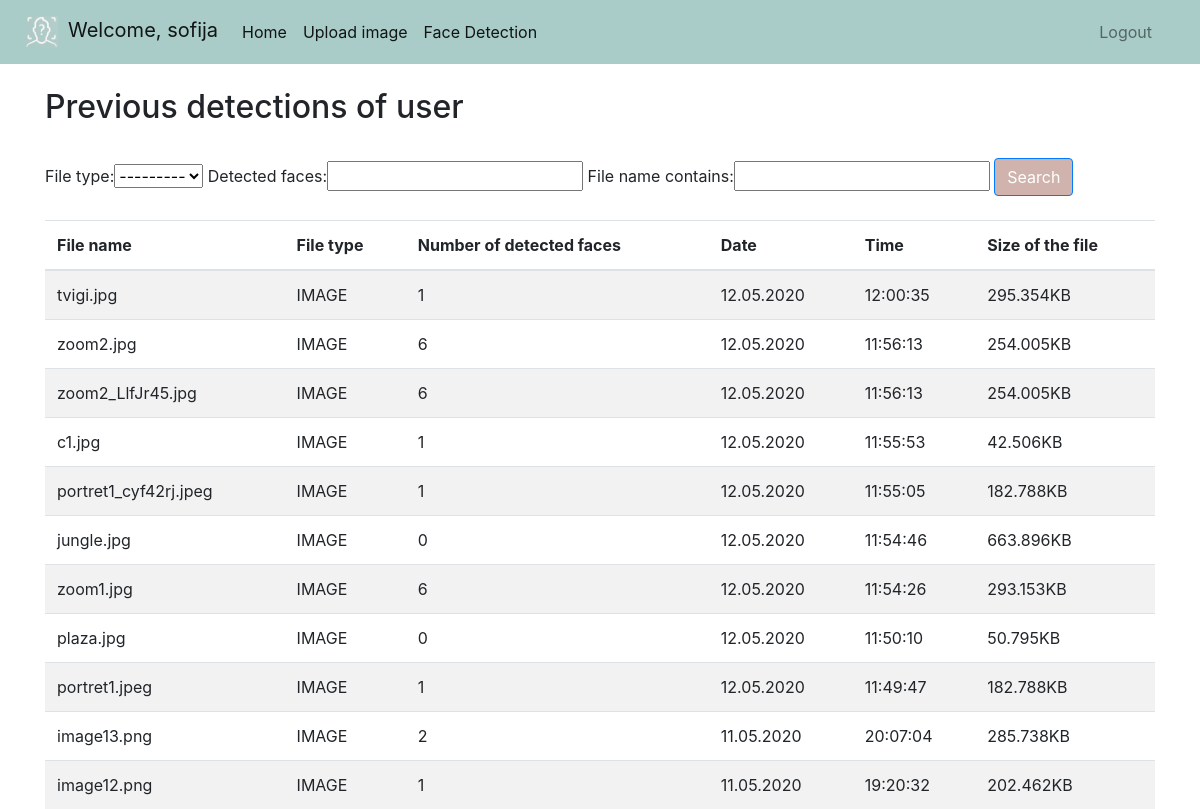
Before: /homepage/ (signed in) with the older database file.
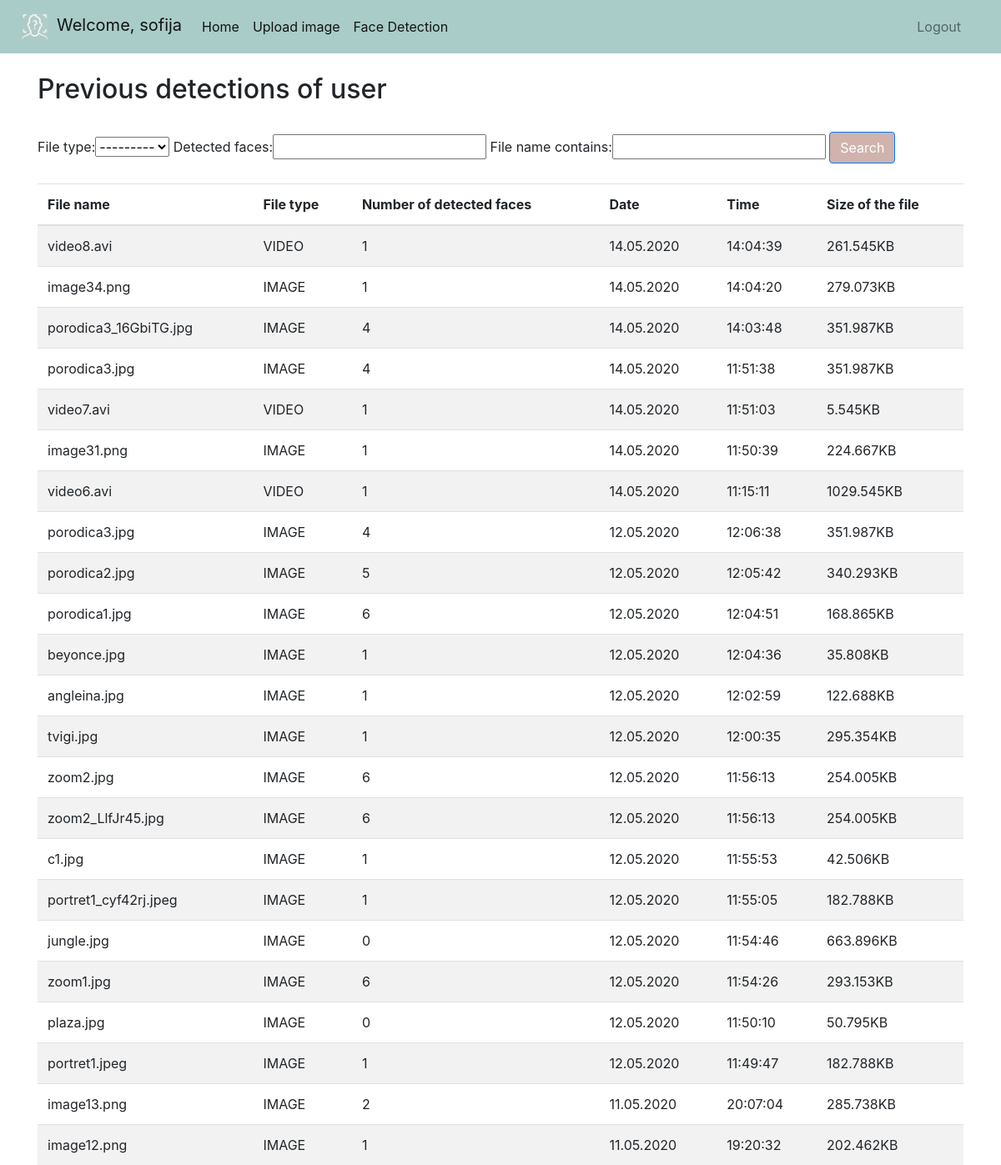
After: the same page with the newer database file.
### face_detection/models.py (models this page shows)
class DetectionModel(models.Model):
    file_name = models.CharField(max_length=255, blank=True)  # naziv fajla
    file_type = models.CharField(choices=FILE_TYPES, max_length=5)  # tip fajla koji moze biti IMAGE ili VIDEO
    detected_faces = models.PositiveSmallIntegerField()  # broj detektovanih lica
    date = models.CharField(max_length=255)  # polje za datum detekcije
    time = models.CharField(max_length=255)  # polje za vreme detekcije
    size = models.CharField(max_length=255)  # polje za velicinu fajla
    user = models.ForeignKey(django.contrib.auth.get_user_model(), null=True,
                             on_delete=models.CASCADE)  # foregin key koji povezuje detekciju sa korisnikom koji je napravio sliku/video

### face_detection/views.py (the view)
# urls.py: path('homepage/', homepage, name="homepage"),
@login_required(login_url='login')
def homepage(request): #funkacija koja vraća početnu stranu
    detections = DetectionModel.objects.filter(user=request.user).order_by('-date', '-time') #kupljenje podataka koji će se prikazivati na strani
    my_filter = DetectionFilter(request.GET, queryset=detections) #prikupljanje podataka koji odgovaraju filteru
    detections = my_filter.qs #postavljanje filtriranih podataka
    context = {'my_filter': my_filter, 'detections': detections}
    return render(request, 'face_detection/homepage.html', context) #renderovanje početne strane

### face_detection/templates/face_detection/homepage.html (shortened to what this page needs)
{% include "face_detection/base.html" %}
<!DOCTYPE html>
<html lang="en">
<head>
  <link rel="stylesheet" href="https://maxcdn.bootstrapcdn.com/bootstrap/4.4.1/css/bootstrap.min.css">
</head>
<body>
<div class="container">
  <br>
  <h2>Previous detections of user</h2>
   <br>
   <form method="GET">
      {{my_filter.form}}
      <button type="submit" class="btn btn-primary" style="background: #D0B3AD ;color:#ffffff">Search</button>
    </form>
    <br>
  <table class="table table-striped">
    <thead>
      <tr>
        <th>File name</th>
        <th>File type</th>
        <th>Number of detected faces</th>
        <th>Date</th>
        <th>Time</th>
        <th>Size of the file</th>
      </tr>
    </thead>
    <tbody>
      {% for det in detections %}
      <tr>
        <td>{{ det.file_name }}</td>
        <td>{{ det.file_type }}</td>
        <td>{{ det.detected_faces }}</td>
        <td>{{ det.date}}</td>
        <td>{{ det.time }}</td>
        <td>{{ det.size }}</td>
      </tr>
      {% endfor %}
    </tbody>
  </table>
</div>
</body>
</html>

### face_detection/templates/face_detection/base.html (shortened to what this page needs)
{% load static %}
<!doctype html>
<html lang="en">
  <head>
    <link rel="stylesheet" href="https://stackpath.bootstrapcdn.com/bootstrap/4.4.1/css/bootstrap.min.css">
	<link rel="stylesheet" href="https://use.fontawesome.com/releases/v5.6.1/css/all.css">
    <link rel="stylesheet" type="text/css" href="{% static "css/style.css" %}">
  </head>
  <body>
    <nav class="navbar navbar-expand-lg navbar-light " style="background-color: #A9CCC8;">
      <a class="navbar-brand" href="{% url "homepage" %}"><img src="../../../media/s3.PNG" alt="detection" width="32" height="32" align="middle" style="margin:3px 10px"/>Welcome, {{request.user}}</a>
      <div class="collapse navbar-collapse" id="navbarSupportedContent">
        <ul class="navbar-nav mr-auto">
          <li class="nav-item active">
            <a class="nav-link" href={% url "homepage" %}>Home </a>
          </li>
            <li class="nav-item active">
            <a class="nav-link" href="{% url "detect" %}">Upload image </a>
          </li>
            <li class="nav-item active">
            <a class="nav-link" href="{% url "face" %}">Face Detection </a>
          </li>
          <li class="nav-item">
            <a class="nav-link" href="{% url "logout" %}" ><span id="span-end">Logout</span></a>
          </li>
        </ul>
      </div>
    </nav>
  </body>
</html>

### static/css/style.css (style rules this page uses)
body { margin: 0; padding: 0; height: 100%; background: #FBF7F4; }
html { margin: 0; padding: 0; height: 100%; background: white; }
#span-end { position: absolute; right: 3em; }

Changed rows visible on the page:
added DetectionModel: file_name "video8.avi", file_type "VIDEO", detected_faces "1", date "14.05.2020", time "14:04:39", size "261.545KB"
added DetectionModel: file_name "image34.png", file_type "IMAGE", detected_faces "1", date "14.05.2020", time "14:04:20", size "279.073KB"
added DetectionModel: file_name "porodica3_16GbiTG.jpg", file_type "IMAGE", detected_faces "4", date "14.05.2020", time "14:03:48", size "351.987KB"
added DetectionModel: file_name "porodica3.jpg", file_type "IMAGE", detected_faces "4", date "14.05.2020", time "11:51:38", size "351.987KB"
added DetectionModel: file_name "video7.avi", file_type "VIDEO", detected_faces "1", date "14.05.2020", time "11:51:03", size "5.545KB"
added DetectionModel: file_name "image31.png", file_type "IMAGE", detected_faces "1", date "14.05.2020", time "11:50:39", size "224.667KB"
added DetectionModel: file_name "video6.avi", file_type "VIDEO", detected_faces "1", date "14.05.2020", time "11:15:11", size "1029.545KB"
added DetectionModel: file_name "porodica3.jpg", file_type "IMAGE", detected_faces "4", date "12.05.2020", time "12:06:38", size "351.987KB"
added DetectionModel: file_name "porodica2.jpg", file_type "IMAGE", detected_faces "5", date "12.05.2020", time "12:05:42", size "340.293KB"
added DetectionModel: file_name "porodica1.jpg", file_type "IMAGE", detected_faces "6", date "12.05.2020", time "12:04:51", size "168.865KB"
added DetectionModel: file_name "beyonce.jpg", file_type "IMAGE", detected_faces "1", date "12.05.2020", time "12:04:36", size "35.808KB"
added DetectionModel: file_name "angleina.jpg", file_type "IMAGE", detected_faces "1", date "12.05.2020", time "12:02:59", size "122.688KB"
